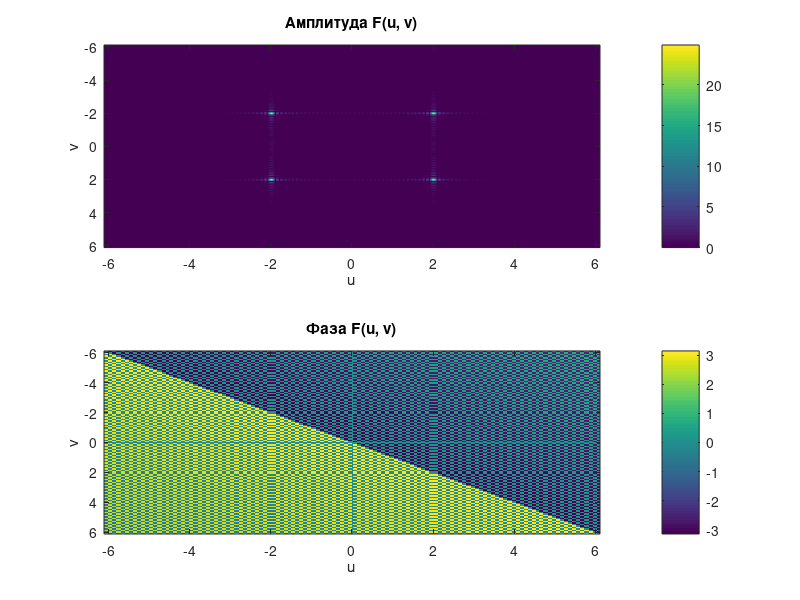

MATLAB code to generate this figure:
% Для аналитики применить не финитное
% преобразование. Использовать свойства
% преобразования Фурье.
% Параметры
N = 500; % Размерность вектора f
M = 2048; % Размерность после дополнения нулями
a = 5;
hx = 2 * a / N; % Шаг по x
input_field = @(x, y) sin(4*pi*x) .* sin(4*pi*y);
% input_field = @(x, y) exp(-x.^2 - y.^2);

% Шаг 1: Дискретизация входной функции f(x)
x = linspace(-a, a, N);
y = linspace(-a, a, N);
[X, Y] = meshgrid(x, y);
f = input_field(X, Y);

F = zeros(N);


% По строкам
for i = 1:N
	% Шаг 2: Дополнение вектора f нулями до размерности M
	f_padded = [zeros(1, (M-N)/2), f(i, :), zeros(1, (M-N)/2)];

	% Шаг 3: Разбить вектор f на две половины и поменять их местами
	f_swapped = [f_padded((M/2+1):end), f_padded(1:(M/2))];

	% Шаг 4: Выполнить БПФ от f и умножить результат на шаг hx
	F_swapped = fft(f_swapped) * hx;

	% Шаг 5: Разбить вектор F на две половины и поменять их местами
	F_padded = [F_swapped((M/2+1):end), F_swapped(1:(M/2))];

	% Шаг 6: «Вырезать» центральную часть вектора F, оставив центральные N элементов
	F(i, :) = F_padded((M/2-N/2+1):(M/2+N/2));

end

% По строкам
for j = 1:N

	% Шаг 2: Дополнение вектора f нулями до размерности M
	f_padded = [zeros(1, (M-N)/2), F(:, j)', zeros(1, (M-N)/2)];

	% Шаг 3: Разбить вектор f на две половины и поменять их местами
	f_swapped = [f_padded((M/2+1):end), f_padded(1:(M/2))];

	% Шаг 4: Выполнить БПФ от f и умножить результат на шаг hx
	F_swapped = fft(f_swapped) * hx;

	% Шаг 5: Разбить вектор F на две половины и поменять их местами
	F_padded = [F_swapped(:, (M/2+1):end), F_swapped(:, 1:(M/2))];

	% Шаг 6: «Вырезать» центральную часть вектора F, оставив центральные N элементов
	F(:, j) = F_padded(:, (M/2-N/2+1):(M/2+N/2))';

end

% Шаг 7: Пересчитать область задания функции Fa(u) по формуле (7)
b = N^2 / (4 * a * M);
u = linspace(-b, b, N);

% Вывод результатов
figure;
subplot(2,1,1);
imagesc(u, u, abs(F));
title('Амплитуда F(u, v)');
xlabel('u');
ylabel('v');
colorbar;

subplot(2,1,2);
imagesc(u, u, angle(F));
title('Фаза F(u, v)');
xlabel('u');
ylabel('v');
colorbar;

